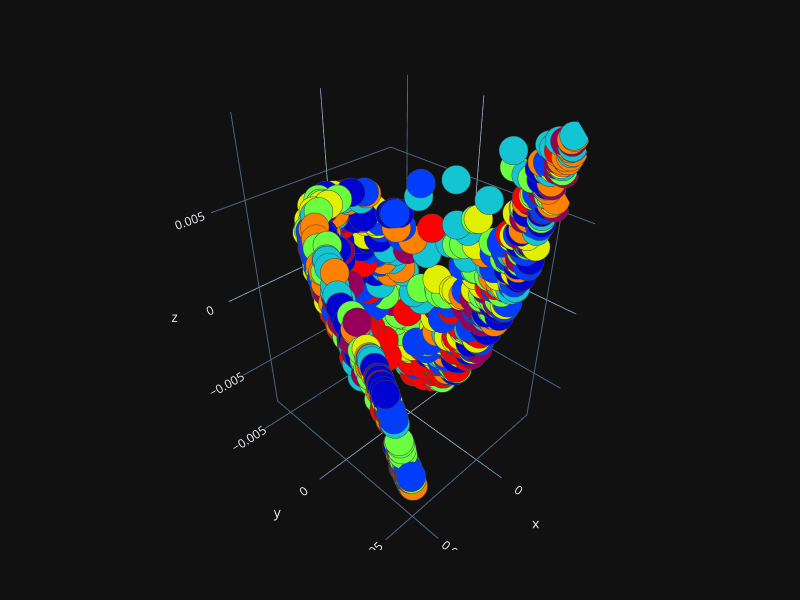

Notebook code for this chart:
### Code cell
from sklearn.manifold import SpectralEmbedding

embedding = SpectralEmbedding(n_components=3)
manifold = embedding.fit_transform(x)

plot_3d(manifold[:, 0],
        manifold[:, 1],
        manifold[:, 2],
        path = os.path.join(explanatory_fMRI_dir, 'SpectralEmbedding_3d.png'),
        y = categories[subject_id])

### Figure 1 — Plotly figure (JSON) as saved in the notebook; plotly's stock layout.template omitted (floating-point values rounded to 4 significant figures; data arrays with more than 128 entries replaced by an {"elided": "..."} marker saying what was removed)
{"data": [{"marker": {"color": {"elided": "864 int values"}, "colorscale": [[0, "rgb(150,0,90)"], [0.125, "rgb(0,0,200)"], [0.25, "rgb(0,25,255)"], [0.375, "rgb(0,152,255)"], [0.5, "rgb(44,255,150)"], [0.625, "rgb(151,255,0)"], [0.75, "rgb(255,234,0)"], [0.875, "rgb(255,111,0)"], [1, "rgb(255,0,0)"]], "line": {"width": 1}, "opacity": 1, "size": 10}, "mode": "markers", "type": "scatter3d", "x": {"elided": "864 float values"}, "y": {"elided": "864 float values"}, "z": {"elided": "864 float values"}}], "layout": {"autosize": true, "height": 600, "margin": {"b": 50, "l": 50, "r": 50, "t": 50}, "width": 800}}
